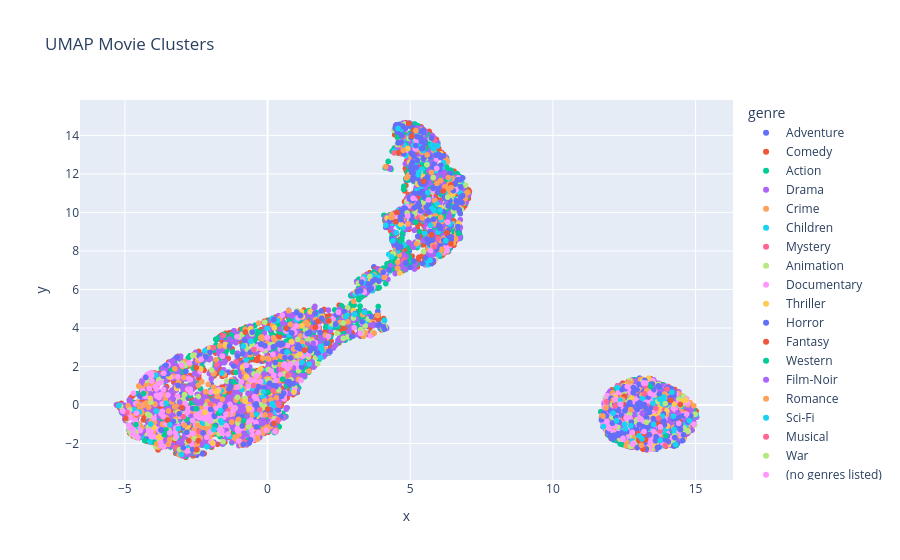

This figure's notebook cell:
### Code cell
umap_df = pd.DataFrame({
    'x': embeddings_2d[:, 0],
    'y': embeddings_2d[:, 1],
    'genre': movies['genres'].str.split('|').str[0],
    'title': movies['title'].values
})

fig = px.scatter(
    umap_df,
    x='x',
    y='y',
    color='genre',
    hover_data=['title'],
    title="UMAP Movie Clusters"
)

fig.show()

### Figure 1 — Plotly figure (JSON) as saved in the notebook; plotly's stock layout.template omitted (floating-point values rounded to 4 significant figures; data arrays with more than 128 entries replaced by an {"elided": "..."} marker saying what was removed)
{"data": [{"customdata": {"elided": "653x1 str values"}, "hovertemplate": "genre=Adventure<br>x=%{x}<br>y=%{y}<br>title=%{customdata[0]}<extra></extra>", "legendgroup": "Adventure", "marker": {"color": "#636efa", "symbol": "circle"}, "mode": "markers", "name": "Adventure", "showlegend": true, "type": "scattergl", "x": {"elided": "653 float values"}, "xaxis": "x", "y": {"elided": "653 float values"}, "yaxis": "y"}, {"customdata": {"elided": "2779x1 str values"}, "hovertemplate": "genre=Comedy<br>x=%{x}<br>y=%{y}<br>title=%{customdata[0]}<extra></extra>", "legendgroup": "Comedy", "marker": {"color": "#EF553B", "symbol": "circle"}, "mode": "markers", "name": "Comedy", "showlegend": true, "type": "scattergl", "x": {"elided": "2779 float values"}, "xaxis": "x", "y": {"elided": "2779 float values"}, "yaxis": "y"}, {"customdata": {"elided": "1828x1 str values"}, "hovertemplate": "genre=Action<br>x=%{x}<br>y=%{y}<br>title=%{customdata[0]}<extra></extra>", "legendgroup": "Action", "marker": {"color": "#00cc96", "symbol": "circle"}, "mode": "markers", "name": "Action", "showlegend": true, "type": "scattergl", "x": {"elided": "1828 float values"}, "xaxis": "x", "y": {"elided": "1828 float values"}, "yaxis": "y"}, {"customdata": {"elided": "2226x1 str values"}, "hovertemplate": "genre=Drama<br>x=%{x}<br>y=%{y}<br>title=%{customdata[0]}<extra></extra>", "legendgroup": "Drama", "marker": {"color": "#ab63fa", "symbol": "circle"}, "mode": "markers", "name": "Drama", "showlegend": true, "type": "scattergl", "x": {"elided": "2226 float values"}, "xaxis": "x", "y": {"elided": "2226 float values"}, "yaxis": "y"}, {"customdata": {"elided": "537x1 str values"}, "hovertemplate": "genre=Crime<br>x=%{x}<br>y=%{y}<br>title=%{customdata[0]}<extra></extra>", "legendgroup": "Crime", "marker": {"color": "#FFA15A", "symbol": "circle"}, "mode": "markers", "name": "Crime", "showlegend": true, "type": "scattergl", "x": {"elided": "537 float values"}, "xaxis": "x", "y": {"elided": "537 float values"}, "yaxis": "y"}, {"customdata": {"elided": "197x1 str values"}, "hovertemplate": "genre=Children<br>x=%{x}<br>y=%{y}<br>title=%{customdata[0]}<extra></extra>", "legendgroup": "Children", "marker": {"color": "#19d3f3", "symbol": "circle"}, "mode": "markers", "name": "Children", "showlegend": true, "type": "scattergl", "x": {"elided": "197 float values"}, "xaxis": "x", "y": {"elided": "197 float values"}, "yaxis": "y"}, {"customdata": [["Twelve Monkeys (a.k.a. 12 Monkeys) (1995)"], ["Seven (a.k.a. Se7en) (1995)"], ["Unforgettable (1996)"], ["Just Cause (1995)"], ["Underneath (1995)"], ["True Crime (1996)"], ["Rear Window (1954)"], ["Spellbound (1945)"], ["Absolute Power (1997)"], ["Stage Fright (1950)"], ["Saboteur (1942)"], ["Mortal Thoughts (1991)"], ["Stepford Wives, The (1975)"], ["Dead Again (1991)"], ["Pacific Heights (1990)"], ["Eyes of Laura Mars (1978)"], ["Jennifer 8 (1992)"], ["Memento (2000)"], ["Obsession (1976)"], ["Masquerade (1988)"], ["Cat o' Nine Tails, The (Gatto a nove code, Il) (1971)"], ["Vanishing, The (1993)"], ["Dressed to Kill (1980)"], ["Vanilla Sky (2001)"], ["Seconds (1966)"], ["Blow Out (1981)"], ["Truth About Charlie, The (2002)"], ["Andromeda Strain, The (1971)"], ["Shattered (1991)"], ["Secret Window (2004)"], ["Body Double (1984)"], ["Maltese Falcon, The (a.k.a. Dangerous Female) (1931)"], ["Fear X (2003)"], ["Sherlock Holmes: The Woman in Green (1945)"], ["Old Boy (2003)"], ["Bunny Lake Is Missing (1965)"], ["District 9 (2009)"], ["Buried (2010)"], ["Exam (2009)"], ["Super 8 (2011)"], ["Raven, The (2012)"], ["Enemy (2013)"], ["The Boy Next Door (2015)"], ["Narcopolis (2014)"], ["Death Note Rewrite: Genshisuru Kami (2007)"], ["Project X (1968)"], ["The Wailing (2016)"], ["Inferno (2016)"]], "hovertemplate": "genre=Mystery<br>x=%{x}<br>y=%{y}<br>title=%{customdata[0]}<extra></extra>", "legendgroup": "Mystery", "marker": {"color": "#FF6692", "symbol": "circle"}, "mode": "markers", "name": "Mystery", "showlegend": true, "type": "scattergl", "x": [-3.219, -2.481, 13.21, 0.2836, 4.762, -1.76, -2.396, -4.114, 5.843, 13.81, 4.439, 13.37, -1.789, -2.812, 4.692, -1.399, 6.814, -3.629, 5.143, 13.53, 13.54, 5.232, 12.51, -0.5602, 5.279, -0.7477, 13.6, 4.672, 5.713, 4.779, 13.12, -2.391, 11.95, 0.4827, -4.571, 13.43, 0.08019, 1.543, -0.7966, -1.112, 12.26, 0.8833, 5.97, 13.06, 0.249, 13.09, 14.47, 4.442], "xaxis": "x", "y": [-2.22, -0.9799, 0.2355, -1.385, 13.92, -0.8867, -1.377, 1.444, 13.76, -0.1711, 13.09, -0.03268, 2.102, 0.7555, 13.04, -0.2946, 10.49, -1.518, 10.14, 0.5986, -1.665, 10.07, 0.5532, -1.368, 9.748, 2.958, -0.2901, 13.57, 7.483, 7.536, 0.1042, 1.911, -1.384, 1.843, -0.5164, 1.043, -0.5011, 3.991, -1.933, 2.218, 1.006, 3.89, 8.64, -0.4855, 2.154, -1.717, -0.03437, 7.899], "yaxis": "y"}, {"customdata": {"elided": "298x1 str values"}, "hovertemplate": "genre=Animation<br>x=%{x}<br>y=%{y}<br>title=%{customdata[0]}<extra></extra>", "legendgroup": "Animation", "marker": {"color": "#B6E880", "symbol": "circle"}, "mode": "markers", "name": "Animation", "showlegend": true, "type": "scattergl", "x": {"elided": "298 float values"}, "xaxis": "x", "y": {"elided": "298 float values"}, "yaxis": "y"}, {"customdata": {"elided": "386x1 str values"}, "hovertemplate": "genre=Documentary<br>x=%{x}<br>y=%{y}<br>title=%{customdata[0]}<extra></extra>", "legendgroup": "Documentary", "marker": {"color": "#FF97FF", "symbol": "circle"}, "mode": "markers", "name": "Documentary", "showlegend": true, "type": "scattergl", "x": {"elided": "386 float values"}, "xaxis": "x", "y": {"elided": "386 float values"}, "yaxis": "y"}, {"customdata": [["Jade (1995)"], ["Safe (1995)"], ["Hideaway (1995)"], ["Red Rock West (1992)"], ["Blink (1994)"], ["Fugitive, The (1993)"], ["Malice (1993)"], ["Sliver (1993)"], ["Fear (1996)"], ["Shadow Conspiracy (1997)"], ["Sleepers (1996)"], ["Cape Fear (1991)"], ["Stranger in the House (1997)"], ["Hush (1998)"], ["Perfect Murder, A (1998)"], ["Dead Zone, The (1983)"], ["Frenzy (1972)"], ["Topaz (1969)"], ["Torn Curtain (1966)"], ["I Confess (1953)"], ["Sabotage (1936)"], ["Secret Agent (1936)"], ["Strangeland (1998)"], ["Arlington Road (1999)"], ["I Saw What You Did (1965)"], ["Ipcress File, The (1965)"], ["Bone Collector, The (1999)"], ["Coma (1978)"], ["Felicia's Journey (1999)"], ["Dead Calm (1989)"], ["Odessa File, The (1974)"], ["Eye of the Beholder (1999)"], ["Skulls, The (2000)"], ["Seven Days in May (1964)"], ["In Crowd, The (2000)"], ["Crush, The (1993)"], ["Bless the Child (2000)"], ["Gift, The (2000)"], ["Best Seller (1987)"], ["Cop (1988)"], ["Fourth Protocol, The (1987)"], ["15 Minutes (2001)"], ["Glass House, The (2001)"], ["Don't Say a Word (2001)"], ["Domestic Disturbance (2001)"], ["Panic Room (2002)"], ["High Crimes (2002)"], ["Swimfan (2002)"], ["Eyewitness (Janitor, The) (1981)"], ["Intact (Intacto) (2001)"], ["Tightrope (1984)"], ["Eye, The (Gin gwai) (Jian gui) (2002)"], ["Twisted (2004)"], ["Spartan (2004)"], ["Parallax View, The (1974)"], ["Manchurian Candidate, The (2004)"], ["Stay (2005)"], ["Across the Hall (2009)"], ["Best Offer, The (Migliore offerta, La) (2013)"], ["Bad Karma (2012)"], ["Blue Ruin (2013)"], ["A Most Wanted Man (2014)"], ["Felony (2013)"], ["Guest, The (2014)"], ["Who Am I (Kein System Ist Sicher) (2014)"], ["The Loft (2014)"], ["Kill Me Three Times (2014)"], ["Return to Sender (2015)"], ["Careful What You Wish For (2015)"], ["Colonia (2016)"], ["Spotlight (2015)"], ["Mojave (2015)"], ["Standoff (2016)"], ["10 Cloverfield Lane (2016)"], ["Hush (2016)"], ["The Maid's Room (2014)"], ["Don't Breathe (2016)"], ["Elle (2016)"], ["The Girl on the Train (2016)"], ["The Thinning (2016)"], ["Miss Sloane (2016)"], ["American Fable (2017)"], ["Tiger Raid (2016)"], ["Atomic Blonde (2017)"]], "hovertemplate": "genre=Thriller<br>x=%{x}<br>y=%{y}<br>title=%{customdata[0]}<extra></extra>", "legendgroup": "Thriller", "marker": {"color": "#FECB52", "symbol": "circle"}, "mode": "markers", "name": "Thriller", "showlegend": true, "type": "scattergl", "x": [0.8377, 4.989, 5.24, 1.905, 13.58, -2.195, 5.267, 1.188, 3.607, 13.35, 0.9252, -3.757, -1.727, 13.58, -0.5907, -1.923, -2.815, 5.023, 12.06, -0.7821, 11.88, 13.47, 12.56, 1.492, 6.059, -0.2006, 3.006, 6.698, -2.342, -1.479, -0.6459, 12.2, 3.654, 1.135, 4.914, 4.19, 14.67, 1.224, -0.873, 12.18, 13.76, 3.086, 4.667, 6.495, 14.02, 1.208, 13.49, 13.99, 12.58, -3.805, 14.51, -1.819, -0.3624, 0.2385, 12.28, 5.304, 0.08929, 5.468, -3.974, 4.662, -3.152, 14.05, 13.75, -0.2416, 14.01, 12.27, 6.077, 11.74, 4.563, 13.12, -3.185, 12.77, 14.07, -2.447, -0.7356, 14.25, -2.027, 4.637, -4.112, 13.3, -3.439, 14.58, 12.05, 13.32], "xaxis": "x", "y": [3.294, 12.57, 11.6, 4.629, -0.5897, -0.3707, 11.46, 4.845, 6.443, 1.391, 0.6706, -1.745, 0.7253, -2.099, 3.973, -1.974, -1.153, 9.74, -1.573, 0.1896, -1.369, -0.6162, -1.439, 4.852, 10.25, 0.6621, 4.903, 9.443, 1.879, 3.137, -0.1828, 0.1065, 4.586, 2.647, 13.32, 9.702, 0.2545, 4.578, 1.969, 0.4071, -0.3898, 5.893, 9.735, 10.93, 0.3095, 4.108, 1.118, -0.3146, 1.055, -1.655, 0.202, 0.6879, -0.5709, 4.008, 0.1618, 10.17, 0.6321, 11.86, -1.167, 9.396, -0.3654, 0.3334, -0.1033, 1.875, -1.092, -1.588, 13.04, -0.4811, 9.579, -0.4812, 0.857, 0.3773, -2.035, 2.479, 1.475, 0.04725, 2.944, 6.852, 0.3451, 0.8221, 1.456, -1.769, 0.384, -2.247], "yaxis": "y"}, {"customdata": {"elided": "468x1 str values"}, "hovertemplate": "genre=Horror<br>x=%{x}<br>y=%{y}<br>title=%{customdata[0]}<extra></extra>", "legendgroup": "Horror", "marker": {"color": "#636efa", "symbol": "circle"}, "mode": "markers", "name": "Horror", "showlegend": true, "type": "scattergl", "x": {"elided": "468 float values"}, "xaxis": "x", "y": {"elided": "468 float values"}, "yaxis": "y"}, {"customdata": [["Prophecy, The (1995)"], ["Candyman: Farewell to the Flesh (1995)"], ["Brazil (1985)"], ["Dracula (Bram Stoker's Dracula) (1992)"], ["Tales from the Darkside: The Movie (1990)"], ["Sleepy Hollow (1999)"], ["Ninth Gate, The (1999)"], ["Evil Dead, The (1981)"], ["Made in Heaven (1987)"], ["Last Wave, The (1977)"], ["Queen of the Damned (2002)"], ["Company of Wolves, The (1984)"], ["Videodrome (1983)"], ["Paperhouse (1988)"], ["Children of Dune (2003)"], ["Nightbreed (1990)"], ["Brigadoon (1954)"], ["Andalusian Dog, An (Chien andalou, Un) (1929)"], ["Topo, El (1970)"], ["Twilight Zone: The Movie (1983)"], ["Prince of Darkness (1987)"], ["Purgatory (1999)"], ["Ginger Snaps Back: The Beginning (2004)"], ["Survive Style 5+ (2004)"], ["7 Faces of Dr. Lao (1964)"], ["Silent Hill (2006)"], ["Night Listener, The (2006)"], ["Meshes of the Afternoon (1943)"], ["Troll 2 (1990)"], ["Snow White (1916)"], ["Nightmare on Elm Street, A (2010)"], ["Twilight Saga: Eclipse, The (2010)"], ["Heartless (2009)"], ["Red Riding Hood (2011)"], ["Troll Hunter, The (Trolljegeren) (2010)"], ["Insidious (2010)"], ["Insidious: Chapter 3 (2015)"], ["Fantastic Beasts and Where to Find Them (2016)"], ["Solace (2015)"], ["Miss Peregrine's Home for Peculiar Children (2016)"], ["Beauty and the Beast (2017)"], ["The Dark Tower (2017)"]], "hovertemplate": "genre=Fantasy<br>x=%{x}<br>y=%{y}<br>title=%{customdata[0]}<extra></extra>", "legendgroup": "Fantasy", "marker": {"color": "#EF553B", "symbol": "circle"}, "mode": "markers", "name": "Fantasy", "showlegend": true, "type": "scattergl", "x": [2.148, 5.057, -2.426, 0.2245, 0.6452, -2.475, 5.467, 0.008063, 13.24, 12.5, 6.156, 6.424, -2.498, 12.98, -5.231, 5.746, 12.45, -4.97, 6.427, 12.52, -3.003, 13.0, 14.13, 13.2, -2.757, 1.766, 6.287, 4.949, -3.512, 14.46, 5.127, 4.602, 13.7, 4.536, 1.681, 13.15, 5.661, -0.7767, 4.482, 1.296, 13.74, 13.09], "xaxis": "x", "y": [4.372, 13.96, -1.855, -0.9552, 3.992, -2.308, 11.62, -0.21, -1.795, 0.4471, 11.11, 8.368, 1.946, -1.49, -0.007314, 8.832, 0.0637, -0.6982, 11.43, -0.6922, -0.1421, -1.82, 0.242, -1.473, -1.85, 4.339, 8.941, 14.62, -0.7846, 0.02634, 14.25, 13.11, -0.9863, 9.999, 4.038, -2.289, 10.84, 3.786, 9.518, 2.851, 0.3276, -2.018], "yaxis": "y"}, {"customdata": [["Wild Bill (1995)"], ["Wyatt Earp (1994)"], ["Bad Girls (1994)"], ["Pale Rider (1985)"], ["Alvarez Kelly (1966)"], ["High Plains Drifter (1973)"], ["Little Big Man (1970)"], ["Jeremiah Johnson (1972)"], ["Mackenna's Gold (1969)"], ["Rio Bravo (1959)"], ["One-Eyed Jacks (1961)"], ["Hombre (1967)"], ["She Wore a Yellow Ribbon (1949)"], ["Tom Horn (1980)"], ["Nevada Smith (1966)"], ["Winchester '73 (1950)"], ["Open Range (2003)"], ["Pat Garrett and Billy the Kid (1973)"], ["Appaloosa (2008)"], ["Winds of the Wasteland (1936)"], ["True Grit (2010)"], ["The Hateful Eight (2015)"], ["The Dark Valley (2014)"]], "hovertemplate": "genre=Western<br>x=%{x}<br>y=%{y}<br>title=%{customdata[0]}<extra></extra>", "legendgroup": "Western", "marker": {"color": "#00cc96", "symbol": "circle"}, "mode": "markers", "name": "Western", "showlegend": true, "type": "scattergl", "x": [6.086, -3.552, 6.161, 0.5305, 5.188, -3.615, -4.612, -4.346, 6.014, 0.02345, 5.654, 13.96, 6.693, -2.495, -2.833, -0.8406, -4.304, -1.703, 13.41, -1.849, -1.197, -3.974, 13.34], "xaxis": "x", "y": [7.934, -1.297, 9.774, 1.341, 9.49, -1.535, -1.022, 0.5983, 10.04, 0.6629, 10.73, -1.587, 8.919, -0.197, -0.7477, -0.8081, -1.845, -0.4247, 0.9462, -1.114, 1.209, -1.93, 1.051], "yaxis": "y"}, {"customdata": [["Suture (1993)"], ["Maltese Falcon, The (1941)"], ["Notorious (1946)"], ["Third Man, The (1949)"], ["Out of the Past (1947)"], ["Suspicion (1941)"], ["Angel Heart (1987)"], ["Kiss Me Deadly (1955)"], ["D.O.A. (1988)"], ["Pickup on South Street (1953)"], ["Undercurrent (1946)"], ["13 Tzameti (2005)"]], "hovertemplate": "genre=Film-Noir<br>x=%{x}<br>y=%{y}<br>title=%{customdata[0]}<extra></extra>", "legendgroup": "Film-Noir", "marker": {"color": "#ab63fa", "symbol": "circle"}, "mode": "markers", "name": "Film-Noir", "showlegend": true, "type": "scattergl", "x": [13.13, -3.075, -3.309, -2.941, -2.522, -1.442, 1.6, -4.397, 1.645, -0.1275, 14.38, 12.47], "xaxis": "x", "y": [-0.4506, 0.1512, 0.3066, -2.642, 0.2148, -1.321, 3.199, 1.23, 5.046, 1.608, -0.3905, -1.063], "yaxis": "y"}, {"customdata": [["Jack and Sarah (1995)"], ["Farewell to Arms, A (1932)"], ["Hustler White (1996)"], ["In Love and War (1996)"], ["Kama Sutra: A Tale of Love (1996)"], ["Love Jones (1997)"], ["Love and Other Catastrophes (1996)"], ["Temptress Moon (Feng Yue) (1996)"], ["Fall (1997)"], ["Life Less Ordinary, A (1997)"], ["Meet Joe Black (1998)"], ["Message in a Bottle (1999)"], ["Autumn Tale, An (Conte d'automne) (1998)"], ["Against All Odds (1984)"], ["Big Country, The (1958)"], ["House of Mirth, The (2000)"], ["Claim, The (2000)"], ["Cherry 2000 (1987)"], ["Angel Eyes (2001)"], ["Happy Accidents (2000)"], ["Enigma (2001)"], ["Brown Sugar (2002)"], ["Rio Grande (1950)"], ["He Loves Me... He Loves Me Not (À la folie... pas du tout) (2002)"], ["Open Hearts (Elsker dig for evigt) (2002)"], ["And Now... Ladies and Gentlemen... (2002)"], ["Dirty Dancing: Havana Nights (2004)"], ["Jetée, La (1962)"], ["Code 46 (2003)"], ["Raise Your Voice (2004)"], ["Emma (1996)"], ["Paris, I Love You (Paris, je t'aime) (2006)"], ["Adjustment Bureau, The (2011)"], ["Birdemic: Shock and Terror (2010)"], ["Upstream Color (2013)"], ["Before We Go (2014)"], ["'Tis the Season for Love (2015)"], ["Anything for Love (2016)"]], "hovertemplate": "genre=Romance<br>x=%{x}<br>y=%{y}<br>title=%{customdata[0]}<extra></extra>", "legendgroup": "Romance", "marker": {"color": "#FFA15A", "symbol": "circle"}, "mode": "markers", "name": "Romance", "showlegend": true, "type": "scattergl", "x": [13.81, 13.91, -1.013, 4.364, -2.449, 11.86, 12.12, 4.325, 12.16, 5.792, 5.937, 5.59, -2.91, 5.746, 12.73, 6.117, 5.418, 6.341, 6.072, -0.5276, 5.2, 4.76, -0.08282, 13.12, -4.505, -1.386, 5.226, 6.071, -3.884, 3.74, 12.66, 6.43, 4.562, 11.75, 13.29, 12.44, 7.018, 13.1], "xaxis": "x", "y": [0.1656, 0.3518, -0.7451, 9.749, -1.054, -0.1473, 0.2553, 9.737, 0.2949, 8.276, 11.5, 12.98, -1.052, 12.08, -0.2386, 8.088, 9.713, 11.81, 9.736, -0.5186, 14.24, 13.22, -0.5137, 0.5177, -0.005347, -0.4917, 8.37, 7.889, -2.022, 3.737, 1.179, 11.29, 7.416, -0.5725, 0.7595, 0.2732, 11.05, -2.084], "yaxis": "y"}, {"customdata": [["Island of Dr. Moreau, The (1996)"], ["Sphere (1998)"], ["2010: The Year We Make Contact (1984)"], ["Meteor (1979)"], ["It Came from Outer Space (1953)"], ["Earth vs. the Flying Saucers (1956)"], ["Zone 39 (1997)"], ["Mission to Mars (2000)"], ["Retroactive (1997)"], ["Runaway (1984)"], ["Battle Beyond the Stars (1980)"], ["When Worlds Collide (1951)"], ["Angry Red Planet, The (1959)"], ["Incredible Shrinking Man, The (1957)"], ["Brainstorm (1983)"], ["20 Million Miles to Earth (1957)"], ["Time After Time (1979)"], ["Android (1982)"], ["Beginning of the End (1957)"], ["Amazing Transparent Man, The (1960)"], ["Alien from L.A. (1988)"], ["Boy and His Dog, A (1975)"], ["Robot Jox (1990)"], ["This Island Earth (1955)"], ["Final Cut, The (2004)"], ["Robinson Crusoe on Mars (1964)"], ["Futureworld (1976)"], ["Brave New World (1998)"], ["Babylon 5"], ["Babylon 5: The Gathering (1993)"], ["Stargate: Continuum (2008)"], ["Babylon 5: The Legend of the Rangers: To Live and Die in Starlight (2002)"], ["Babylon 5: The Lost Tales - Voices in the Dark (2007)"], ["Timecrimes (Cronocrímenes, Los) (2007)"], ["Push (2009)"], ["Cargo (2009)"], ["Skyline (2010)"], ["Limitless (2011)"], ["Contagion (2011)"], ["Atomic Submarine, The (1959)"], ["Sharknado (2013)"], ["Interstellar (2014)"], ["Dawn of the Planet of the Apes (2014)"], ["Signal, The (2014)"], ["Autómata (Automata) (2014)"], ["Omega Doom (1996)"], ["Paradox (2010)"], ["Oblivion 2: Backlash (1996)"], ["Project Almanac (2015)"], ["Idaho Transfer (1973)"], ["Doctor Who: A Christmas Carol (2010)"], ["Doctor Who: The Runaway Bride (2007)"], ["Buck Rogers in the 25th Century (1979)"], ["Webmaster (1998)"], ["ARQ (2016)"], ["Arrival (2016)"], ["Saturn 3 (1980)"], ["Guyver: Dark Hero (1994)"], ["Seven Sisters (2017)"], ["Blade Runner 2049 (2017)"], ["2048: Nowhere to Run (2017)"], ["The Darkest Minds (2018)"]], "hovertemplate": "genre=Sci-Fi<br>x=%{x}<br>y=%{y}<br>title=%{customdata[0]}<extra></extra>", "legendgroup": "Sci-Fi", "marker": {"color": "#19d3f3", "symbol": "circle"}, "mode": "markers", "name": "Sci-Fi", "showlegend": true, "type": "scattergl", "x": [4.517, 3.056, -3.021, 6.047, 12.73, 13.88, 13.14, 4.339, 12.11, 2.773, 13.76, -4.122, -1.637, 14.17, 13.12, 13.74, -1.641, 14.25, 13.5, 4.394, 13.85, -3.126, 6.39, 12.53, -0.1411, 5.62, 12.51, 13.02, -0.8466, 14.3, 12.36, -0.7396, -0.5797, -4.095, 5.694, 4.575, 6.002, 1.202, 5.81, 13.83, 4.145, -1.608, -1.598, -0.3825, 5.289, 5.711, 5.306, 14.78, -1.888, 12.26, -3.424, 1.855, 13.89, 14.22, 13.53, -3.553, 6.248, 13.89, 0.6847, -5.211, 12.23, 11.77], "xaxis": "x", "y": [8.94, 4.702, -2.566, 10.1, -1.076, 0.4174, 0.3533, 7.691, -0.4203, 4.646, -1.835, -1.91, -0.8132, 0.6678, -1.759, 0.3079, -0.2886, -1.268, 0.09265, 8.527, 0.06026, -1.23, 9.383, -1.237, 0.6799, 11.02, -1.007, -1.594, 3.051, -2.047, 0.2443, 2.331, 3.314, -0.9924, 7.513, 14.36, 7.793, 2.209, 13.31, -0.5876, 9.333, -0.9221, 1.663, -0.474, 11.95, 9.331, 12.08, -0.8102, -1.267, 0.9081, -1.027, 2.459, 0.3216, -0.5832, -1.006, 0.09855, 8.526, -1.364, 2.742, -0.02492, -0.8151, -1.113], "yaxis": "y"}, {"customdata": [["American in Paris, An (1951)"], ["Meet Me in St. Louis (1944)"], ["Gigi (1958)"], ["Inspector General, The (1949)"], ["Sound of Music, The (1965)"], ["Broadway Melody, The (1929)"], ["Tommy (1975)"], ["South Pacific (1958)"], ["Happy Go Lovely (1951)"], ["Gypsy (1962)"], ["Unsinkable Molly Brown, The (1964)"], ["Fantasticks, The (1995)"], ["Calamity Jane (1953)"], ["Love Me Tender (1956)"], ["Breakin' 2: Electric Boogaloo (1984)"], ["Silk Stockings (1957)"], ["From Justin to Kelly (2003)"], ["Jolson Story, The (1946)"], ["Oklahoma! (1955)"], ["Gold Diggers of 1933 (1933)"], ["Easter Parade (1948)"], ["Moonwalker (1988)"], ["Cats (1998)"]], "hovertemplate": "genre=Musical<br>x=%{x}<br>y=%{y}<br>title=%{customdata[0]}<extra></extra>", "legendgroup": "Musical", "marker": {"color": "#FF6692", "symbol": "circle"}, "mode": "markers", "name": "Musical", "showlegend": true, "type": "scattergl", "x": [-1.902, -4.926, 0.3684, 13.94, 0.3948, 11.87, -1.554, -0.2713, 12.17, 13.2, -0.4879, 0.2004, 13.24, 13.99, 5.839, 13.61, 13.7, -0.4853, -2.949, 0.7093, 0.3807, 13.76, -2.0], "xaxis": "x", "y": [2.974, -0.3886, -0.7739, -2.1, -0.008044, 0.1704, 3.604, -0.2517, -0.03847, 0.5832, 1.012, 0.7299, 1.009, 0.8223, 8.219, -0.1797, -0.6934, 2.883, -0.6112, 1.537, 0.0667, -1.341, 0.04537], "yaxis": "y"}, {"customdata": [["Pork Chop Hill (1959)"], ["Run Silent Run Deep (1958)"], ["Objective, Burma! (1945)"], ["Battle for Haditha (2007)"]], "hovertemplate": "genre=War<br>x=%{x}<br>y=%{y}<br>title=%{customdata[0]}<extra></extra>", "legendgroup": "War", "marker": {"color": "#B6E880", "symbol": "circle"}, "mode": "markers", "name": "War", "showlegend": true, "type": "scattergl", "x": [13.94, 6.311, 4.891, 13.27], "xaxis": "x", "y": [0.07092, 10.79, 9.97, -0.8883], "yaxis": "y"}, {"customdata": [["La cravate (1957)"], ["Ben-hur (2016)"], ["Pirates of the Caribbean: Dead Men Tell No Tales (2017)"], ["Superfast! (2015)"], ["Let It Be Me (1995)"], ["Trevor Noah: African American (2013)"], ["Guardians (2016)"], ["Green Room (2015)"], ["The Brand New Testament (2015)"], ["Hyena Road"], ["The Adventures of Sherlock Holmes and Doctor Watson"], ["A Cosmic Christmas (1977)"], ["Grease Live (2016)"], ["Noin 7 veljestä (1968)"], ["Paterson"], ["Ali Wong: Baby Cobra (2016)"], ["A Midsummer Night's Dream (2016)"], ["The Forbidden Dance (1990)"], ["Ethel & Ernest (2016)"], ["Whiplash (2013)"], ["The OA"], ["Lemonade (2016)"], ["Cosmos"], ["Maria Bamford: Old Baby"], ["Death Note: Desu nôto (2006–2007)"], ["Generation Iron 2"], ["T2 3-D: Battle Across Time (1996)"], ["The Godfather Trilogy: 1972-1990 (1992)"], ["The Adventures of Sherlock Holmes and Doctor Watson: The Hunt for the Tiger (1980)"], ["The Putin Interviews (2017)"], ["Black Mirror"], ["Too Funny to Fail: The Life and Death of The Dana Carvey Show (2017)"], ["Serving in Silence: The Margarethe Cammermeyer Story (1995)"], ["A Christmas Story Live! (2017)"]], "hovertemplate": "genre=(no genres listed)<br>x=%{x}<br>y=%{y}<br>title=%{customdata[0]}<extra></extra>", "legendgroup": "(no genres listed)", "marker": {"color": "#FF97FF", "symbol": "circle"}, "mode": "markers", "name": "(no genres listed)", "showlegend": true, "type": "scattergl", "x": [6.296, 13.19, -1.072, 13.41, 12.19, 5.099, 12.61, -2.333, 2.481, 4.91, 13.25, -1.604, 5.637, 14.41, -5.067, -3.639, 12.78, 11.97, 13.18, -3.431, -1.457, 13.18, -4.147, 5.927, 12.38, -0.746, 12.36, -3.742, -1.389, 13.76, 12.46, 14.68, 12.56, 6.314], "xaxis": "x", "y": [8.003, -1.374, 3.542, 0.5989, 0.288, 10.74, 0.9572, 2.381, 4.819, 9.808, 1.139, -1.325, 10.65, -0.952, -0.32, 1.645, -1.419, -1.221, 1.136, -1.441, -0.4765, 1.153, 0.8595, 12.29, 0.03618, 2.06, 0.03174, -1.958, -1.509, -1.138, -1.728, -0.469, -0.6818, 9.491], "yaxis": "y"}], "layout": {"legend": {"title": {"text": "genre"}, "tracegroupgap": 0}, "title": {"text": "UMAP Movie Clusters"}, "xaxis": {"anchor": "y", "domain": [0, 1], "title": {"text": "x"}}, "yaxis": {"anchor": "x", "domain": [0, 1], "title": {"text": "y"}}}}
